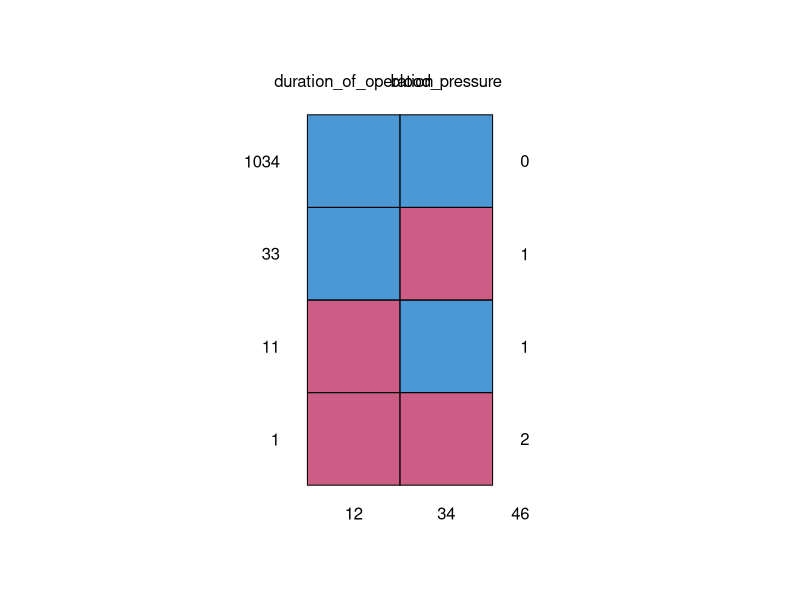
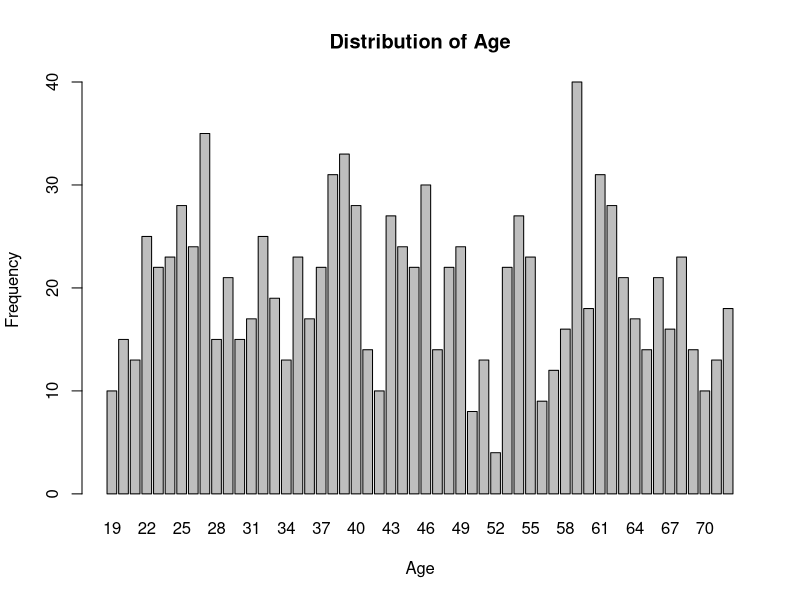
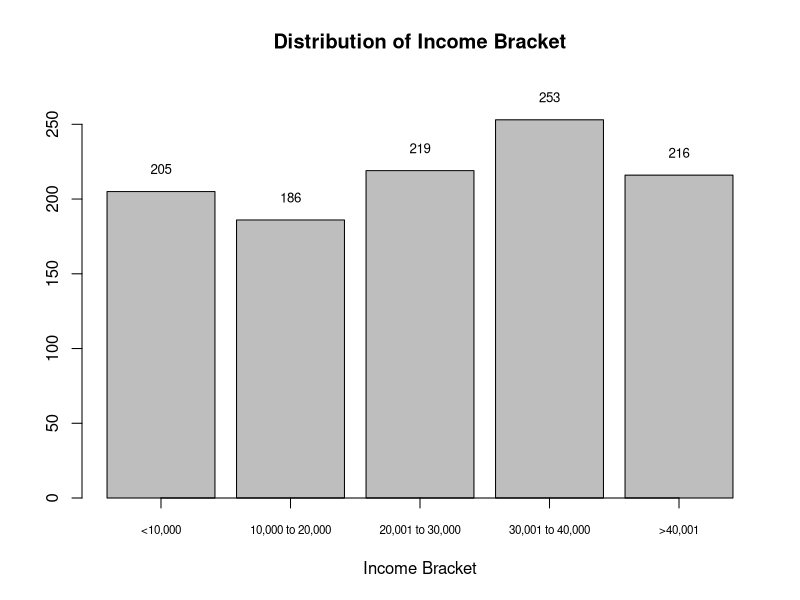
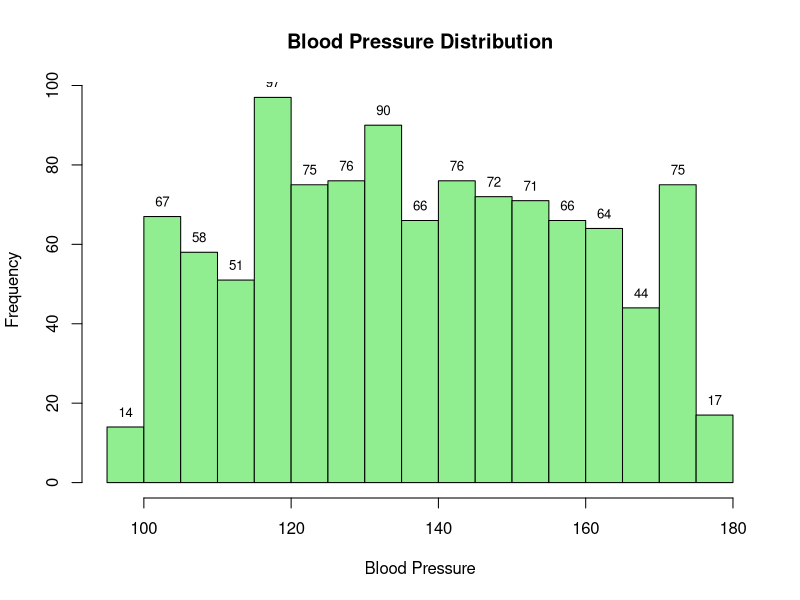
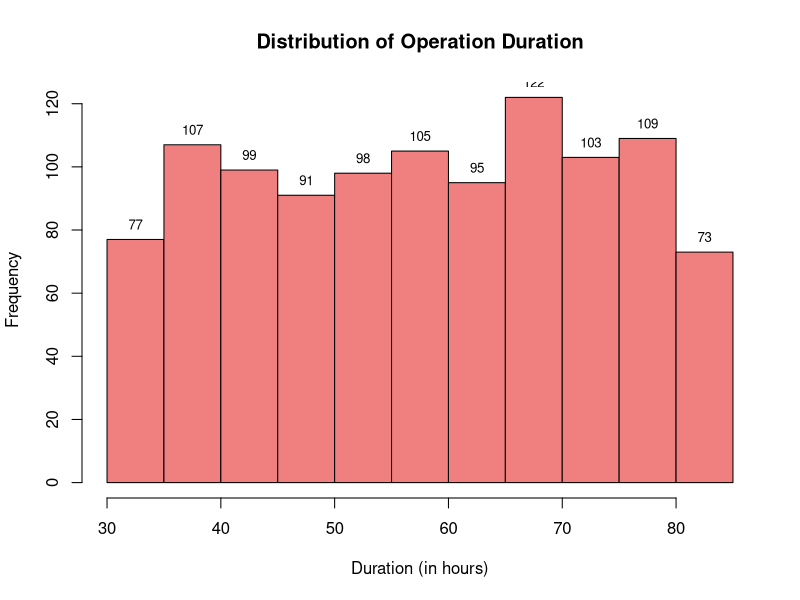
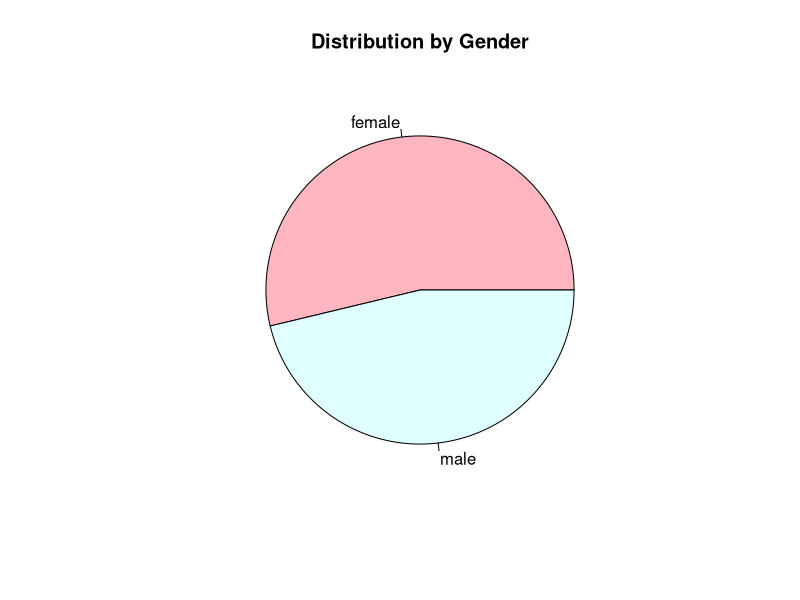
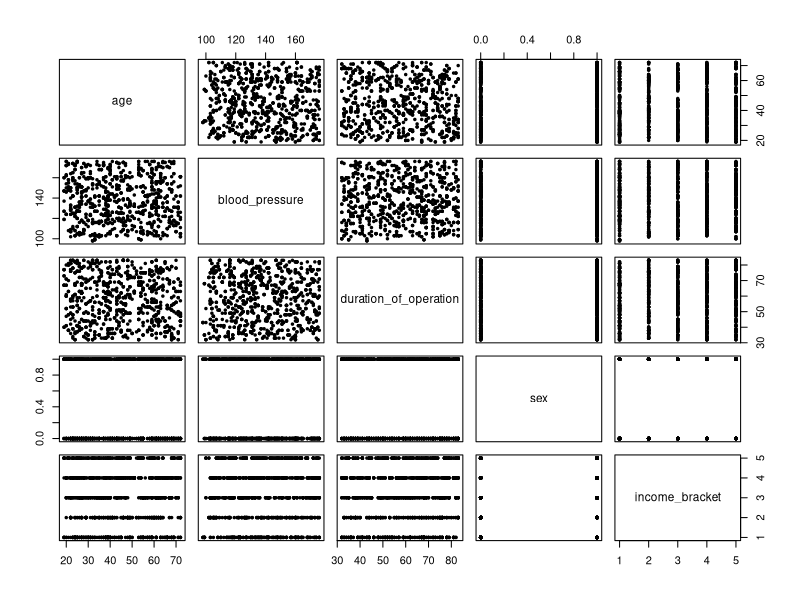
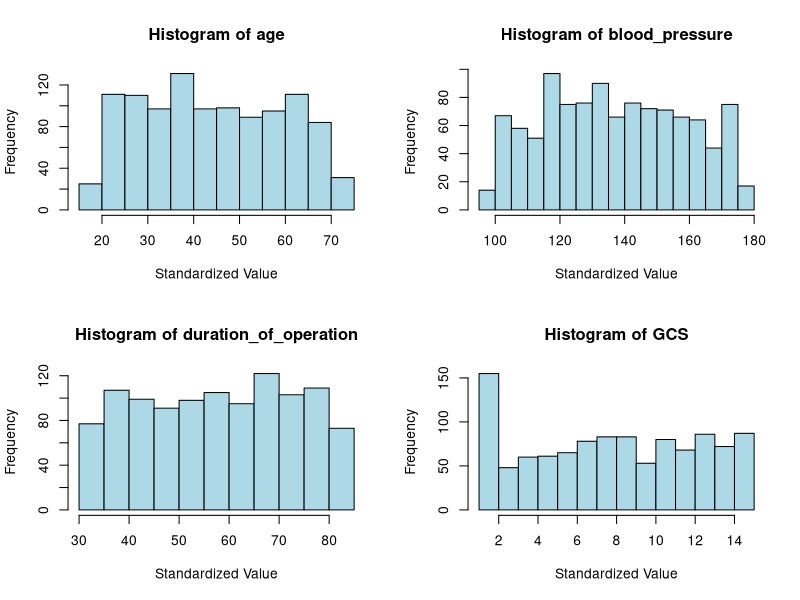

Write the R code that produced these figures, in order.
## ---- chunk 1
knitr::opts_chunk$set(echo = TRUE)
library(readxl)
library(mice)
library(corrplot)
library(dplyr)
## ---- chunk 2
test_thera=read_excel("Research Analyst.xlsx")
test_thera <- as.data.frame(test_thera)
## ---- chunk 3
colnames(test_thera)
## ---- chunk 4
number_of_rows <- nrow(test_thera)
number_of_columns <- ncol(test_thera)

cat("Number of rows:",number_of_rows, "\n")
cat("Number of columns:",number_of_columns)

## ---- chunk 5
tail(test_thera$age, 6)
## ---- chunk 6
colnames(test_thera)[4] <- "sex"
colnames(test_thera)[18] <- "blood_pressure"

# I am changing the spaces in the names of the columns that I am going to work with to underlines, to avoid errors.
colnames(test_thera)[10] <- "duration_of_operation"
colnames(test_thera)[17] <- "income_bracket"

colnames(test_thera)
## ---- chunk 7
test_thera$`income_bracket`[test_thera$`income_bracket` == 1] <- "<10,000"
test_thera$`income_bracket`[test_thera$`income_bracket` == 2] <- "10,000 to 20,000"
test_thera$`income_bracket`[test_thera$`income_bracket` == 3] <- "20,001 to 30,000"
test_thera$`income_bracket`[test_thera$`income_bracket` == 4] <- "30,001 to 40,000"
test_thera$`income_bracket`[test_thera$`income_bracket` == 5] <- ">40,001"
## ---- chunk 8
head(test_thera$`income_bracket`)

## ---- chunk 9
summary(test_thera$`duration_of_operation`)
summary(test_thera$`blood_pressure`)

# Since the missing data is less than 5% of the total in these two columns, it is a good idea to impute these missing values.

# We can look for the pattern in the missing data of these two columns:
md.pattern(test_thera[c("duration_of_operation", "blood_pressure")])
## ---- chunk 10
# I am using the default m=5 which is the number of imputations.
# The method used for imputation is "pmm", which stands for "Predictive Mean Matching". It uses a regression model on the observed data to make a prediction for the missing values.
imputed_data <- mice(test_thera[, c("duration_of_operation", "blood_pressure")], m=5, method="pmm")

## ---- chunk 11
# Checking the imputed data
summary(imputed_data)
## ---- chunk 12
# Storing the imputed data into the original data set using the first imputed data set
test_thera_imputed <- complete(imputed_data, 1)
test_thera$`duration_of_operation` <- test_thera_imputed$`duration_of_operation`
test_thera$`blood_pressure` <- test_thera_imputed$`blood_pressure`
## ---- chunk 13
summary(test_thera[c("age", "blood_pressure", "duration_of_operation", "income_bracket", "sex")])

## ---- chunk 14
# For age
age_freq <- table(test_thera$age)

# For income_bracket
# First, we order the labels of the categories of income bracket
test_thera$income_bracket <- factor(test_thera$income_bracket, levels=c("<10,000", "10,000 to 20,000", "20,001 to 30,000", "30,001 to 40,000", ">40,001"))

income_freq <- table(test_thera$income_bracket)


# To generate percentage:
age_percent <- prop.table(age_freq) * 100
income_percent <- prop.table(income_freq) * 100

print("age percentage:")
age_percent
cat("income bracket percentage:")
income_percent
## ---- chunk 15

barplot(age_freq, main="Distribution of Age", xlab="Age", ylab="Frequency")

## ---- chunk 16
# Determining the height of the tallest bar
max_value <- max(income_freq)

# Adding a margin (I'm adding 10% of the tallest bar's height)
margin <- max_value * 0.10

# Creating the bar chart and capturing the bar centers
bar_centers <- barplot(income_freq, ylim=c(0, max_value + margin), main="Distribution of Income Bracket", xlab="Income Bracket", xaxt="n")

# Adjusting the size of the x-axis labels
axis(1, at=bar_centers, labels=names(income_freq), cex.axis=0.7)

# Using the text() function to place the frequency values on top of each bar
text(x = bar_centers, y = income_freq + 5, labels = income_freq, pos = 3, cex = 0.8)
## ---- chunk 17
# Creating the histogram
hist_data <- hist(test_thera$blood_pressure, 
                 main="Blood Pressure Distribution", 
                 xlab="Blood Pressure", 
                 col="lightgreen", 
                 border="black",
                 plot = TRUE)  

# Adding the counts on top of each bar
text(x = hist_data$mids, 
     y = hist_data$counts, 
     labels = hist_data$counts, 
     pos = 3, 
     cex = 0.8, 
     col = "black")

## ---- chunk 18
hist_data <- hist(test_thera$duration_of_operation, main="Distribution of Operation Duration", xlab="Duration (in hours)", col="lightcoral", border="black", plot = TRUE)

# Adding the counts on top of each bar
text(x = hist_data$mids, 
     y = hist_data$counts, 
     labels = hist_data$counts, 
     pos = 3, 
     cex = 0.8, 
     col = "black")

## ---- chunk 19
pie(table(test_thera$sex), main="Distribution by Gender", col=c("lightpink", "lightcyan"))

## ---- chunk 20
# Converting to character
test_thera$income_bracket <- as.character(test_thera$income_bracket)

# Replacing
test_thera$income_bracket[test_thera$income_bracket == "<10,000"] <- 1 
test_thera$income_bracket[test_thera$income_bracket == "10,000 to 20,000"] <- 2 
test_thera$income_bracket[test_thera$income_bracket == "20,001 to 30,000"] <- 3 
test_thera$income_bracket[test_thera$income_bracket == "30,001 to 40,000"] <- 4 
test_thera$income_bracket[test_thera$income_bracket == ">40,001"] <- 5

# Converting to numeric
test_thera$income_bracket <- as.numeric(test_thera$income_bracket)

# Repeating for sex column
test_thera$sex <- as.character(test_thera$sex)
test_thera$sex[test_thera$sex == "female"] <- 1
test_thera$sex[test_thera$sex == "male"] <- 0
test_thera$sex <- as.numeric(test_thera$sex)

## ---- chunk 21
data <- test_thera[c("age", "blood_pressure", "duration_of_operation", "sex", "income_bracket")]

pairs(data, pch=19, cex=0.5)

## ---- chunk 22
test_thera$risk_category <- ifelse(test_thera$`days in the NICU` %in% c(1, 2), "low-risk", "high-risk")
## ---- chunk 23
continuous_vars <- test_thera[c("age", "blood_pressure", "duration_of_operation", "GCS")]

# Setting up the plotting window
par(mfrow=c(ceiling(length(continuous_vars)/2), 2))  # Adjust the plotting window to fit multiple plots

# Loop through each column in continuous_vars and create a histogram
for (var in names(continuous_vars)) {
  hist(test_thera[[var]], 
       main=paste("Histogram of", var),
       xlab="Standardized Value",
       ylab="Frequency",
       col="lightblue",
       border="black")
}

## ---- chunk 24
normal_continuous_vars <- test_thera[c("age", "blood_pressure", "duration_of_operation")]

# Normalizing each column in normal_continuous_vars
for (var in names(normal_continuous_vars)) {
  test_thera[[var]] <- (test_thera[[var]] - mean(test_thera[[var]], na.rm = TRUE)) / 
                       sd(test_thera[[var]], na.rm = TRUE)
}

## ---- chunk 25
# Setting up the plotting window
par(mfrow=c(ceiling(length(normal_continuous_vars)/2), 2))  # Adjust the plotting window to fit multiple plots

# Loop through each column in continuous_vars and create a histogram
for (var in names(normal_continuous_vars)) {
  hist(test_thera[[var]], 
       main=paste("Histogram of", var),
       xlab="Standardized Value",
       ylab="Frequency",
       col="lightblue",
       border="black")
}

## ---- chunk 26
results <- list()

for (var in colnames(normal_continuous_vars)) {
    t_result <- t.test(normal_continuous_vars[[var]] ~ test_thera$risk_category, var.equal = TRUE)
    results[[var]] <- t_result
}

results

## ---- chunk 27
skewed_continuous_vars <- test_thera[c("GCS")]
result_GCS <- wilcox.test(test_thera$GCS ~ test_thera$risk_category)
result_days_in_NICU <- wilcox.test(test_thera$`days in the NICU` ~ test_thera$risk_category)
result_GCS
result_days_in_NICU
## ---- chunk 28
categorical_vars <- c("sex", "hospital code", "type of surgery", "use of postoperative drain",
                      "entry of paranasal sinus", "CSF leak", "diabetes mellitus", 
                      "SSI", "discharge status", "glucorticoids", "lumbar drainage", "income_bracket")

results <- list()

for (var in categorical_vars) {
  contingency_table <- table(test_thera[[var]], test_thera$risk_category)
  
  # We can add a condition here to check for expected counts in the contingency table 
  # and decide between chisq.test and fisher.test based on the results.
  if (min(chisq.test(contingency_table)$expected) < 5) {
    # Using Fisher's exact test if any expected count is below 5
    test_result <- fisher.test(contingency_table)
  } else {
    test_result <- chisq.test(contingency_table)
  }
  
  results[[var]] <- test_result
}

# Printing results
results


## ---- chunk 29
test_thera$sex <- as.factor(test_thera$sex)
test_thera$`hospital code` <- as.factor(test_thera$`hospital code`)
test_thera$`lumbar drainage` <- as.factor(test_thera$`lumbar drainage`)

## ---- chunk 30
test_thera$risk_category <- as.character(test_thera$risk_category)
test_thera$risk_category[test_thera$risk_category == "high-risk"] <- 1
test_thera$risk_category[test_thera$risk_category == "low-risk"] <- 0
test_thera$risk_category <- as.numeric(test_thera$risk_category)

## ---- chunk 31
multivariate_model <- glm(risk_category ~ age + sex + `hospital code` + `duration_of_operation` + GCS + `lumbar drainage` + blood_pressure, data=test_thera, family=binomial())

summary(multivariate_model)

log_lik <- logLik(multivariate_model)
log_lik
## ---- chunk 32
# List of significant predictors
significant_predictors <- c("age", "sex", "duration_of_operation", "GCS", "`lumbar drainage`", "blood_pressure")


# Creating list to store univariate model results and log-likelihoods
univariate_results <- list()

# Looping through each significant predictor and fitting a univariate model
for (predictor in significant_predictors) {
    formula <- as.formula(paste("risk_category ~", predictor))
    model <- glm(formula, data=test_thera, family=binomial())

    logLik_value <- logLik(model)

    # Storing both the summary and the log-likelihood in a list
    univariate_results[[predictor]] <- list(
        summary = summary(model),
        logLik = logLik_value
    )
}

univariate_results
